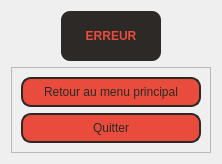
      <widget class="QWidget" name="page">
       <property name="styleSheet">
        <string notr="true">QPushButton {
    color:rgb(45, 41, 38);
    background-color:rgb(233, 75, 60);
    border-style:solid;
    border-width:2px;
    border-color:rgb(45, 41, 38);
    border-radius:10px;
    font: 10pt &quot;Segoe UI&quot;;
}
QPushButton:hover {
	background-color: rgb(45, 41, 38);
	color:rgb(233, 75, 60);
	border-color:rgb(233, 75, 60);
}
QPushButton:pressed {
    background-color:rgb(252, 249, 81);
    color:rgb(45, 41, 38);
    border-style:solid;
	border-color:rgba(255, 255, 255, 0);
}
QLabel{
	background-color: rgb(45, 41, 38);
	color:rgb(233, 75, 60);
	font: 12pt &quot;Segoe UI&quot;,;
	font-weight:bold;
	border-radius:9px;
}</string>
       </property>
       <layout class="QVBoxLayout" name="verticalLayout_39">
        <item alignment="Qt::AlignHCenter">
         <widget class="QLabel" name="label_40">
          <property name="sizePolicy">
           <sizepolicy hsizetype="Preferred" vsizetype="Maximum">
            <horstretch>0</horstretch>
            <verstretch>0</verstretch>
           </sizepolicy>
          </property>
          <property name="minimumSize">
           <size>
            <width>100</width>
            <height>50</height>
           </size>
          </property>
          <property name="text">
           <string>ERREUR</string>
          </property>
          <property name="alignment">
           <set>Qt::AlignCenter</set>
          </property>
         </widget>
        </item>
        <item alignment="Qt::AlignHCenter">
         <widget class="QFrame" name="frame">
          <property name="sizePolicy">
           <sizepolicy hsizetype="Preferred" vsizetype="Maximum">
            <horstretch>0</horstretch>
            <verstretch>0</verstretch>
           </sizepolicy>
          </property>
          <property name="minimumSize">
           <size>
            <width>0</width>
            <height>80</height>
           </size>
          </property>
          <property name="frameShape">
           <enum>QFrame::StyledPanel</enum>
          </property>
          <property name="frameShadow">
           <enum>QFrame::Raised</enum>
          </property>
          <layout class="QVBoxLayout" name="verticalLayout_43">
           <item>
            <widget class="QPushButton" name="pushButton_12">
             <property name="sizePolicy">
              <sizepolicy hsizetype="Maximum" vsizetype="Fixed">
               <horstretch>0</horstretch>
               <verstretch>0</verstretch>
              </sizepolicy>
             </property>
             <property name="minimumSize">
              <size>
               <width>180</width>
               <height>30</height>
              </size>
             </property>
             <property name="text">
              <string>Retour au menu principal</string>
             </property>
            </widget>
           </item>
           <item alignment="Qt::AlignHCenter">
            <widget class="QPushButton" name="pushButton_13">
             <property name="sizePolicy">
              <sizepolicy hsizetype="Maximum" vsizetype="Fixed">
               <horstretch>0</horstretch>
               <verstretch>0</verstretch>
              </sizepolicy>
             </property>
             <property name="minimumSize">
              <size>
               <width>180</width>
               <height>30</height>
              </size>
             </property>
             <property name="text">
              <string>Quitter</string>
             </property>
            </widget>
           </item>
          </layout>
         </widget>
        </item>
       </layout>
      </widget>
